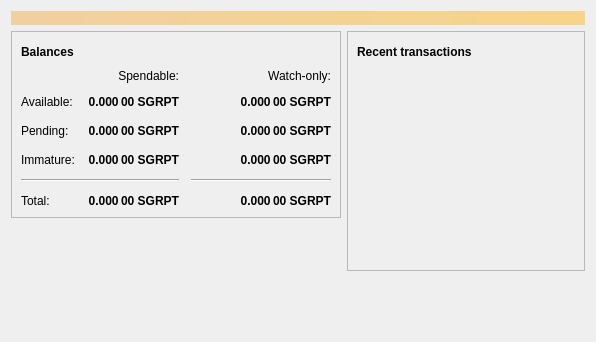
<?xml version="1.0" encoding="UTF-8"?>
<ui version="4.0">
 <class>OverviewPage</class>
 <widget class="QWidget" name="OverviewPage">
  <property name="geometry">
   <rect>
    <x>0</x>
    <y>0</y>
    <width>596</width>
    <height>342</height>
   </rect>
  </property>
  <property name="windowTitle">
   <string>Form</string>
  </property>
  <layout class="QVBoxLayout" name="topLayout">
   <item>
    <widget class="QLabel" name="labelAlerts">
     <property name="visible">
      <bool>false</bool>
     </property>
     <property name="styleSheet">
      <string notr="true">QLabel { background-color: qlineargradient(x1: 0, y1: 0, x2: 1, y2: 0, stop:0 #F0D0A0, stop:1 #F8D488); color:#000000; }</string>
     </property>
     <property name="wordWrap">
      <bool>true</bool>
     </property>
     <property name="margin">
      <number>3</number>
     </property>
     <property name="textInteractionFlags">
      <set>Qt::TextSelectableByMouse</set>
     </property>
    </widget>
   </item>
   <item>
    <layout class="QHBoxLayout" name="horizontalLayout" stretch="1,1">
     <item>
      <layout class="QVBoxLayout" name="verticalLayout_2">
       <item>
        <widget class="QFrame" name="frame">
         <property name="frameShape">
          <enum>QFrame::StyledPanel</enum>
         </property>
         <property name="frameShadow">
          <enum>QFrame::Raised</enum>
         </property>
         <layout class="QVBoxLayout" name="verticalLayout_4">
          <item>
           <layout class="QHBoxLayout" name="horizontalLayout_4">
            <item>
             <widget class="QLabel" name="label_5">
              <property name="font">
               <font>
                <weight>75</weight>
                <bold>true</bold>
               </font>
              </property>
              <property name="text">
               <string>Balances</string>
              </property>
             </widget>
            </item>
            <item>
             <widget class="QPushButton" name="labelWalletStatus">
              <property name="enabled">
               <bool>true</bool>
              </property>
              <property name="maximumSize">
               <size>
                <width>30</width>
                <height>16777215</height>
               </size>
              </property>
              <property name="toolTip">
               <string>The displayed information may be out of date. Your wallet automatically synchronizes with the Bitcoin network after a connection is established, but this process has not completed yet.</string>
              </property>
              <property name="text">
               <string/>
              </property>
              <property name="icon">
               <iconset resource="../bitcoin.qrc">
                <normaloff>:/icons/warning</normaloff>
                <disabledoff>:/icons/warning</disabledoff>:/icons/warning</iconset>
              </property>
              <property name="iconSize">
               <size>
                <width>24</width>
                <height>24</height>
               </size>
              </property>
              <property name="flat">
               <bool>true</bool>
              </property>
             </widget>
            </item>
            <item>
             <spacer name="horizontalSpacer_3">
              <property name="orientation">
               <enum>Qt::Horizontal</enum>
              </property>
              <property name="sizeHint" stdset="0">
               <size>
                <width>40</width>
                <height>20</height>
               </size>
              </property>
             </spacer>
            </item>
           </layout>
          </item>
          <item>
           <layout class="QGridLayout" name="gridLayout">
            <property name="spacing">
             <number>12</number>
            </property>
            <item row="2" column="2">
             <widget class="QLabel" name="labelWatchPending">
              <property name="font">
               <font>
                <weight>75</weight>
                <bold>true</bold>
               </font>
              </property>
              <property name="cursor">
               <cursorShape>IBeamCursor</cursorShape>
              </property>
              <property name="toolTip">
               <string>Unconfirmed transactions to watch-only addresses</string>
              </property>
              <property name="text">
               <string notr="true">0.000 00 SGRPT</string>
              </property>
              <property name="alignment">
               <set>Qt::AlignRight|Qt::AlignTrailing|Qt::AlignVCenter</set>
              </property>
              <property name="textInteractionFlags">
               <set>Qt::LinksAccessibleByMouse|Qt::TextSelectableByKeyboard|Qt::TextSelectableByMouse</set>
              </property>
             </widget>
            </item>
            <item row="2" column="1">
             <widget class="QLabel" name="labelUnconfirmed">
              <property name="font">
               <font>
                <weight>75</weight>
                <bold>true</bold>
               </font>
              </property>
              <property name="cursor">
               <cursorShape>IBeamCursor</cursorShape>
              </property>
              <property name="toolTip">
               <string>Total of transactions that have yet to be confirmed, and do not yet count toward the spendable balance</string>
              </property>
              <property name="text">
               <string notr="true">0.000 00 SGRPT</string>
              </property>
              <property name="alignment">
               <set>Qt::AlignRight|Qt::AlignTrailing|Qt::AlignVCenter</set>
              </property>
              <property name="textInteractionFlags">
               <set>Qt::LinksAccessibleByMouse|Qt::TextSelectableByKeyboard|Qt::TextSelectableByMouse</set>
              </property>
             </widget>
            </item>
            <item row="3" column="2">
             <widget class="QLabel" name="labelWatchImmature">
              <property name="font">
               <font>
                <weight>75</weight>
                <bold>true</bold>
               </font>
              </property>
              <property name="cursor">
               <cursorShape>IBeamCursor</cursorShape>
              </property>
              <property name="toolTip">
               <string>Mined balance in watch-only addresses that has not yet matured</string>
              </property>
              <property name="text">
               <string notr="true">0.000 00 SGRPT</string>
              </property>
              <property name="alignment">
               <set>Qt::AlignRight|Qt::AlignTrailing|Qt::AlignVCenter</set>
              </property>
              <property name="textInteractionFlags">
               <set>Qt::LinksAccessibleByMouse|Qt::TextSelectableByKeyboard|Qt::TextSelectableByMouse</set>
              </property>
             </widget>
            </item>
            <item row="4" column="0" colspan="2">
             <widget class="Line" name="line">
              <property name="orientation">
               <enum>Qt::Horizontal</enum>
              </property>
             </widget>
            </item>
            <item row="4" column="2">
             <widget class="Line" name="lineWatchBalance">
              <property name="sizePolicy">
               <sizepolicy hsizetype="Preferred" vsizetype="Fixed">
                <horstretch>0</horstretch>
                <verstretch>0</verstretch>
               </sizepolicy>
              </property>
              <property name="minimumSize">
               <size>
                <width>140</width>
                <height>0</height>
               </size>
              </property>
              <property name="orientation">
               <enum>Qt::Horizontal</enum>
              </property>
             </widget>
            </item>
            <item row="5" column="0">
             <widget class="QLabel" name="labelTotalText">
              <property name="text">
               <string>Total:</string>
              </property>
             </widget>
            </item>
            <item row="3" column="1">
             <widget class="QLabel" name="labelImmature">
              <property name="font">
               <font>
                <weight>75</weight>
                <bold>true</bold>
               </font>
              </property>
              <property name="cursor">
               <cursorShape>IBeamCursor</cursorShape>
              </property>
              <property name="toolTip">
               <string>Mined balance that has not yet matured</string>
              </property>
              <property name="text">
               <string notr="true">0.000 00 SGRPT</string>
              </property>
              <property name="alignment">
               <set>Qt::AlignRight|Qt::AlignTrailing|Qt::AlignVCenter</set>
              </property>
              <property name="textInteractionFlags">
               <set>Qt::LinksAccessibleByMouse|Qt::TextSelectableByKeyboard|Qt::TextSelectableByMouse</set>
              </property>
             </widget>
            </item>
            <item row="2" column="3">
             <spacer name="horizontalSpacer_2">
              <property name="orientation">
               <enum>Qt::Horizontal</enum>
              </property>
              <property name="sizeHint" stdset="0">
               <size>
                <width>40</width>
                <height>20</height>
               </size>
              </property>
             </spacer>
            </item>
            <item row="3" column="0">
             <widget class="QLabel" name="labelImmatureText">
              <property name="text">
               <string>Immature:</string>
              </property>
             </widget>
            </item>
            <item row="5" column="1">
             <widget class="QLabel" name="labelTotal">
              <property name="font">
               <font>
                <weight>75</weight>
                <bold>true</bold>
               </font>
              </property>
              <property name="cursor">
               <cursorShape>IBeamCursor</cursorShape>
              </property>
              <property name="toolTip">
               <string>Your current total balance</string>
              </property>
              <property name="text">
               <string notr="true">0.000 00 SGRPT</string>
              </property>
              <property name="alignment">
               <set>Qt::AlignRight|Qt::AlignTrailing|Qt::AlignVCenter</set>
              </property>
              <property name="textInteractionFlags">
               <set>Qt::LinksAccessibleByMouse|Qt::TextSelectableByKeyboard|Qt::TextSelectableByMouse</set>
              </property>
             </widget>
            </item>
            <item row="5" column="2">
             <widget class="QLabel" name="labelWatchTotal">
              <property name="font">
               <font>
                <weight>75</weight>
                <bold>true</bold>
               </font>
              </property>
              <property name="cursor">
               <cursorShape>IBeamCursor</cursorShape>
              </property>
              <property name="toolTip">
               <string>Current total balance in watch-only addresses</string>
              </property>
              <property name="text">
               <string notr="true">0.000 00 SGRPT</string>
              </property>
              <property name="alignment">
               <set>Qt::AlignRight|Qt::AlignTrailing|Qt::AlignVCenter</set>
              </property>
              <property name="textInteractionFlags">
               <set>Qt::LinksAccessibleByMouse|Qt::TextSelectableByKeyboard|Qt::TextSelectableByMouse</set>
              </property>
             </widget>
            </item>
            <item row="0" column="2">
             <widget class="QLabel" name="labelWatchonly">
              <property name="text">
               <string>Watch-only:</string>
              </property>
              <property name="alignment">
               <set>Qt::AlignRight|Qt::AlignTrailing|Qt::AlignVCenter</set>
              </property>
             </widget>
            </item>
            <item row="1" column="0">
             <widget class="QLabel" name="labelBalanceText">
              <property name="text">
               <string>Available:</string>
              </property>
             </widget>
            </item>
            <item row="1" column="1">
             <widget class="QLabel" name="labelBalance">
              <property name="font">
               <font>
                <weight>75</weight>
                <bold>true</bold>
               </font>
              </property>
              <property name="cursor">
               <cursorShape>IBeamCursor</cursorShape>
              </property>
              <property name="toolTip">
               <string>Your current spendable balance</string>
              </property>
              <property name="text">
               <string notr="true">0.000 00 SGRPT</string>
              </property>
              <property name="alignment">
               <set>Qt::AlignRight|Qt::AlignTrailing|Qt::AlignVCenter</set>
              </property>
              <property name="textInteractionFlags">
               <set>Qt::LinksAccessibleByMouse|Qt::TextSelectableByKeyboard|Qt::TextSelectableByMouse</set>
              </property>
             </widget>
            </item>
            <item row="1" column="2">
             <widget class="QLabel" name="labelWatchAvailable">
              <property name="font">
               <font>
                <weight>75</weight>
                <bold>true</bold>
               </font>
              </property>
              <property name="cursor">
               <cursorShape>IBeamCursor</cursorShape>
              </property>
              <property name="toolTip">
               <string>Your current balance in watch-only addresses</string>
              </property>
              <property name="text">
               <string notr="true">0.000 00 SGRPT</string>
              </property>
              <property name="alignment">
               <set>Qt::AlignRight|Qt::AlignTrailing|Qt::AlignVCenter</set>
              </property>
              <property name="textInteractionFlags">
               <set>Qt::LinksAccessibleByMouse|Qt::TextSelectableByKeyboard|Qt::TextSelectableByMouse</set>
              </property>
             </widget>
            </item>
            <item row="2" column="0">
             <widget class="QLabel" name="labelPendingText">
              <property name="text">
               <string>Pending:</string>
              </property>
             </widget>
            </item>
            <item row="0" column="1">
             <widget class="QLabel" name="labelSpendable">
              <property name="text">
               <string>Spendable:</string>
              </property>
              <property name="alignment">
               <set>Qt::AlignRight|Qt::AlignTrailing|Qt::AlignVCenter</set>
              </property>
             </widget>
            </item>
           </layout>
          </item>
         </layout>
        </widget>
       </item>
       <item>
        <spacer name="verticalSpacer">
         <property name="orientation">
          <enum>Qt::Vertical</enum>
         </property>
         <property name="sizeHint" stdset="0">
          <size>
           <width>20</width>
           <height>40</height>
          </size>
         </property>
        </spacer>
       </item>
      </layout>
     </item>
     <item>
      <layout class="QVBoxLayout" name="verticalLayout_3">
       <item>
        <widget class="QFrame" name="frame_2">
         <property name="frameShape">
          <enum>QFrame::StyledPanel</enum>
         </property>
         <property name="frameShadow">
          <enum>QFrame::Raised</enum>
         </property>
         <layout class="QVBoxLayout" name="verticalLayout">
          <item>
           <layout class="QHBoxLayout" name="horizontalLayout_2">
            <item>
             <widget class="QLabel" name="label_4">
              <property name="font">
               <font>
                <weight>75</weight>
                <bold>true</bold>
               </font>
              </property>
              <property name="text">
               <string>Recent transactions</string>
              </property>
             </widget>
            </item>
            <item>
             <widget class="QPushButton" name="labelTransactionsStatus">
              <property name="enabled">
               <bool>true</bool>
              </property>
              <property name="maximumSize">
               <size>
                <width>30</width>
                <height>16777215</height>
               </size>
              </property>
              <property name="toolTip">
               <string>The displayed information may be out of date. Your wallet automatically synchronizes with the Bitcoin network after a connection is established, but this process has not completed yet.</string>
              </property>
              <property name="text">
               <string/>
              </property>
              <property name="icon">
               <iconset resource="../bitcoin.qrc">
                <normaloff>:/icons/warning</normaloff>
                <disabledoff>:/icons/warning</disabledoff>:/icons/warning</iconset>
              </property>
              <property name="iconSize">
               <size>
                <width>24</width>
                <height>24</height>
               </size>
              </property>
              <property name="flat">
               <bool>true</bool>
              </property>
             </widget>
            </item>
            <item>
             <spacer name="horizontalSpacer">
              <property name="orientation">
               <enum>Qt::Horizontal</enum>
              </property>
              <property name="sizeHint" stdset="0">
               <size>
                <width>40</width>
                <height>20</height>
               </size>
              </property>
             </spacer>
            </item>
           </layout>
          </item>
          <item>
           <widget class="QListView" name="listTransactions">
            <property name="styleSheet">
             <string notr="true">QListView { background: transparent; }</string>
            </property>
            <property name="frameShape">
             <enum>QFrame::NoFrame</enum>
            </property>
            <property name="verticalScrollBarPolicy">
             <enum>Qt::ScrollBarAlwaysOff</enum>
            </property>
            <property name="horizontalScrollBarPolicy">
             <enum>Qt::ScrollBarAlwaysOff</enum>
            </property>
            <property name="selectionMode">
             <enum>QAbstractItemView::NoSelection</enum>
            </property>
           </widget>
          </item>
         </layout>
        </widget>
       </item>
       <item>
        <spacer name="verticalSpacer_2">
         <property name="orientation">
          <enum>Qt::Vertical</enum>
         </property>
         <property name="sizeHint" stdset="0">
          <size>
           <width>20</width>
           <height>40</height>
          </size>
         </property>
        </spacer>
       </item>
      </layout>
     </item>
    </layout>
   </item>
  </layout>
 </widget>
 <resources/>
 <connections/>
</ui>
